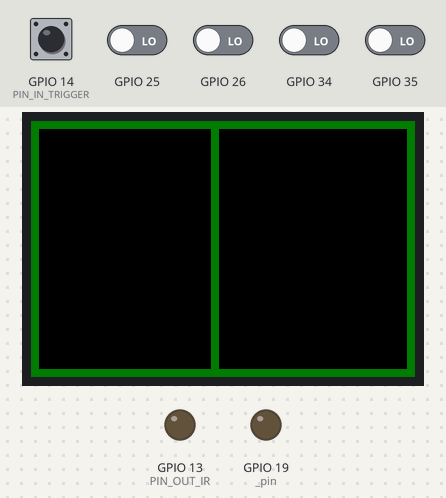
The sketch below on a simulated ESP32. Shown: 96×64 colour display, output pins drawn as LEDs (lit = HIGH). Dashed ring = blinking. The test bench sets the inputs (shaded band); at power-on: GPIO 14 (PIN_IN_TRIGGER) HIGH, GPIO 25, GPIO 26, GPIO 34, GPIO 35 LOW. WiFi joins after 1.5 s; servers stay silent unless stated; what the sketch prints to the serial monitor is not drawn.

Above: at 2.8 s.
2.9 s: GPIO 14 (PIN_IN_TRIGGER) driven LOW
At 3.1 s:
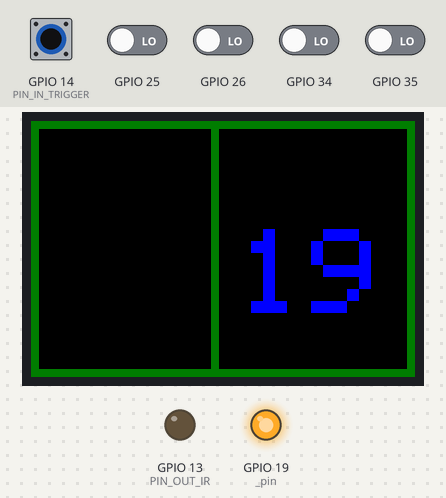
At 4.6 s:
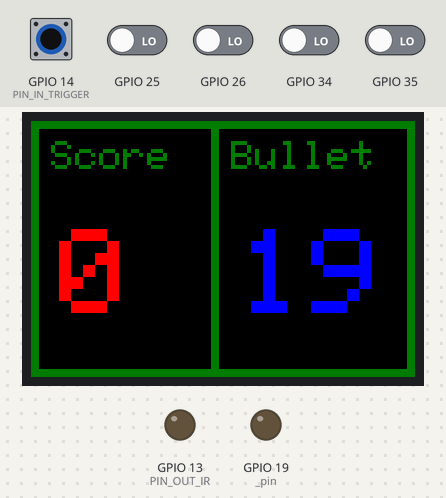
4.9 s: GPIO 14 (PIN_IN_TRIGGER) pulsed HIGH 5 times (0.12 s each, 0.3 s apart)
At 5.43 s:
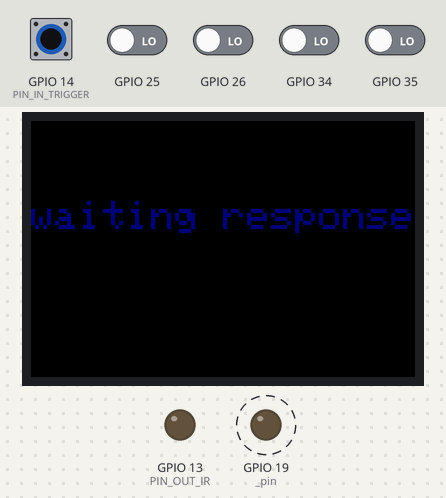
Timing chart, 0 to 8.0 s (numbered marks = the images above; inputs shaded):
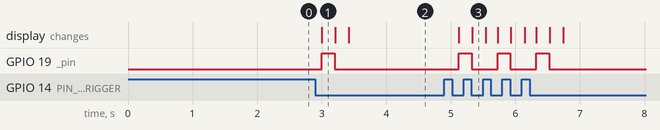

The sketch:

syateki_gun_main.ino
```cpp
/**
 * @file syateki_gun_main.ino
 * @brief 射的銃メインプログラム
 */
#include <Arduino.h>
#include <WiFi.h>
#include <HTTPClient.h>
#include "debug.h"
#include "irShooter.hpp"
#include "reactor.hpp"
#include "rotaryDipSwitch.hpp"

//  内部関数宣言
void setup(void);
void loop(void);
static void initializePins(void);
static int get_root(void);
static int shoot(void);
static void hit(void);
static void wait_until(int total_time_ms, int ref_pin, int delay_wait_ms, uint8_t ref_level = LOW);
static void reset_game(void);

//  定数宣言
static int constexpr PIN_IN_TRIGGER = 14;     //  トリガ入力ピン
static int constexpr PIN_OUT_IR     = 13;     //  赤外線出力用ピン
static std::array<uint8_t, 4> constexpr PINS_ROTARY_DIP = {25, 26, 34, 35};   //  ロータリーDIPスイッチピン
static unsigned int constexpr MAGAGINE_CAPACITY   = 20;                 //  マガジン最大装填量
static unsigned int constexpr INITIAL_BULLETS_NUM = MAGAGINE_CAPACITY;  //  初期弾数
static int constexpr DELAY_WAIT_RESET_MS    = 100;    //  リセット待機用delay時間[ms]
static int constexpr TOTAL_RESET_TIME_LIMIT = 3000;   //  リセット待機用合計時間[ms]

//  変数宣言
IrShooter ir_shooter(PIN_OUT_IR, MAGAGINE_CAPACITY, INITIAL_BULLETS_NUM);
Reactor reactor(INITIAL_BULLETS_NUM);
uint8_t gun_id = 0;

//  関数定義
/**
 * @brief セットアップ関数
 * @param None
 * @return None
 */
void setup(void) {
  BeginDebugPrint();
  initializePins();
  gun_id = get_gun_id(PINS_ROTARY_DIP);
  DebugPrint("gun_id = %d", gun_id);
  WiFi.begin("ROBOCON-AP1", "20190216-rc");
  unsigned int try_recconect_count = 0;
  while(WiFi.status() != WL_CONNECTED){
    try_recconect_count++;
    if(try_recconect_count > 20) break;
    delay(500);
    DebugPrint(".");
  }
  if (WiFi.status() == WL_CONNECTED) {
    DebugPrint("");
    DebugPrint("WiFi connected.");
    DebugPrint("IP address: ");
    DebugPrint(WiFi.localIP().toString().c_str());
  } else {
    DebugPrint("WiFi connect process time out.");
  }
  //reactor.display_int(INITIAL_BULLETS_NUM);
}

/**
 * @brief メインループ関数
 * @param None
 * @return None
 */
void loop(void) {
  static bool pre_is_trigger_on = false;

  if(digitalRead(PIN_IN_TRIGGER) == LOW){
    if(!pre_is_trigger_on){
      //  チャタリング除去対応
      delay(100);
      if(digitalRead(PIN_IN_TRIGGER) == LOW){
        int target_num = shoot();
        //  有効な的に当たった場合
        if(target_num > 0){
          hit();
        }
      }
    }
    //  弾を打ち切った場合
    if(ir_shooter.get_bullets_num() <= 0){
      wait_by_pinlevel(TOTAL_RESET_TIME_LIMIT, PIN_IN_TRIGGER, DELAY_WAIT_RESET_MS, LOW);
      //  トリガを引いていた時間が閾値を超えたのでリセット
      reset_game();
    }
    pre_is_trigger_on = true;
  }else{
    pre_is_trigger_on = false;
  }
}

/**
 * @brief ピン初期化
 * @param None
 * @return None
 */
static void initializePins(void){
  pinMode(PIN_IN_TRIGGER, INPUT);
  //for(auto rotary_pin : PINS_ROTARY_DIP){
  //  pinMode(rotary_pin, INPUT);
  //}
}

/**
 * @brief センタサーバルートGET処理
 * @param None
 * @return None
 */
static int get_root(void){
  const String host = "192.168.100.117";
  const int port = 5000;
  HTTPClient http;
  String url = "/shoot/" + String(gun_id + 1);

  reactor.display_wait();
  DebugPrint("[HTTP] begin host: %s, port: %d, url: %s", host.c_str(), port, url.c_str());
  http.begin(host, port, url);

  int http_code = http.GET();

  String payload = "";
  if(http_code > 0){
    DebugPrint("[HTTP] GET %s, code: %d", url.c_str(), http_code);
    if(http_code == HTTP_CODE_OK){
      payload = http.getString();
      DebugPrint("payload: %s", payload.c_str());
    }
  }else{
    DebugPrint("[HTTP] GET %s, faild!", url.c_str());
  }

  http.end();

  reactor.reset_display(ir_shooter.get_bullets_num());
  if(payload != ""){
    return payload.toInt();
  }
  return -1;
}

/**
 * @brief 弾発射時に行う一連の処理
 * @param None
 * @return None
 */
static int shoot(void){
  //  弾数管理を更新する
  if(!ir_shooter.shoot()){
    DebugPrint("<ERROR> remain bullets is None");
  }
  DebugPrint("# shoot (remain bullets = %d)", ir_shooter.get_bullets_num());
  //  発射関係の演出を行う
  reactor.react_to_fire(ir_shooter.get_bullets_num());
  //  センタサーバに発射を通知し、的の判定を確認
  int target_num = get_root();
  DebugPrint("target_num = %d", target_num);
  return target_num;
}

/**
 * @brief 得点時に行う一連の処理
 * @param None
 * @return None
 */
static void hit(void){
  //  得点間関係の演出を行う
  reactor.react_to_hit();
}

/**
 * @brief ピンレベルによる待機処理
 * @param[in] total_time_ms   特定ピン状態合計時間[ms]
 * @param[in] ref_pin         監視するピン番号
 * @param[in] delay_wait_ms   ピンレベルを読み取る間隔[ms]
 * @param[in] ref_level       HIGH or LOWどちらの状態の合計時間を記録するか
 * @return None
 * @note  ref_pinの状態がref_levelである時間の合計値がtotal_time_msに達するまで待機する\n
 *        ゲーム開始時、ゲーム終了後等で使う
 */
static void wait_by_pinlevel(int total_time_ms, int ref_pin, int delay_wait_ms, uint8_t ref_level){
  int total_push_time_ms = 0;
  bool is_pre_pushed = false;
  //  トリガを引いていた時間が閾値を超えるまでこのループにとどまり続ける
  while(total_push_time_ms < total_time_ms){
    if(digitalRead(ref_pin) == ref_level){
      if(is_pre_pushed){
        total_push_time_ms += delay_wait_ms;
      }else{
        is_pre_pushed = true;
      }
    }else{
      is_pre_pushed = false;
    }
    delay(delay_wait_ms);
  }
}

/**
 * @brief ゲームリセット
 * @param None
 * @return None
 */
static void reset_game(void){
  ir_shooter.reload();
  reactor.reset(ir_shooter.get_bullets_num());
}

static uint8_t get_gun_id(const std::array<uint8_t, 4>& pins){
  RotaryDipSwitch rotary_dip_switch(pins);
  return rotary_dip_switch.read();
}
```

debug.h
```cpp
/*
 * デバッグ用Serial出力
 * 参考:http://monakaice88.hatenablog.com/entry/20141227/1419634072
 */

#ifndef __DEBUG_H__
#define __DEBUG_H__

//  デバッグ出力ON/OFF用マクロ
#define DEBUG

#ifdef DEBUG
    #define BeginDebugPrint()    Serial.begin( 115200 )
    #define DebugPrint( ... )\
        {\
            char __buff__[ 256 ];\
            sprintf( __buff__\
                   , __VA_ARGS__ );\
            Serial.print( __buff__ );\
            sprintf( __buff__\
                   , " (Func:%s)"\
                   ,__func__ );\
            Serial.println( __buff__ );\
            Serial.flush();\
        }
#else
    #define BeginDebugPrint()
    #define DebugPrint( ... )
#endif // DEBUG
#endif // __DEBUG_H__
```

display.cpp
```cpp
// (licence header left out)
#include <Adafruit_GFX.h>
#include <SPI.h>

#define show endWrite
#define clear() fillScreen(0)
#define mw 96
#define mh 64

#include "display.hpp"

Display::Display(){
  //delay(1000);
  // Default is 40Mhz
  display.begin(40000000);
  Serial.println("For extra speed, try 80Mhz, may be less stable");
  //display.begin(80000000);
  display.setTextWrap(false);
  display.setAddrWindow(0, 0, mw, mh);
  // Test full bright of all LEDs. If brightness is too high
  // for your current limit (i.e. USB), decrease it.
  //display.fillScreen(LED_WHITE_HIGH);
  //display.show();
  //delay(3000);
  display.clear();
};

void Display::show_int(int16_t x, int16_t y, int disp_num, uint8_t font_size, uint16_t color){
  display.setCursor(x, y);
  display.setTextColor(color);
  display.setTextSize(font_size);
  display.print(disp_num);
}

void Display::clear_display(){
  display.clear();
}

void Display::print(int16_t x, int16_t y, uint8_t font_size, uint16_t color, const String& msg){
  display.setCursor(x, y);
  display.setTextColor(color);
  display.setTextSize(font_size);
  display.print(msg);
}

void Display::show_msg(int16_t x, int16_t y, uint8_t font_size, const String& msg, uint16_t color){
  print(x, y, font_size, color, msg);
}

void Display::show_important_msg(int16_t x, int16_t y, uint8_t font_size, const String& msg){
  print(x, y, font_size, LED_RED_HIGH, msg);
}

void Display::show_column_frame(uint8_t width, uint8_t columns, uint16_t color)
{
  display.fillRect(0, 0, mw, width, color);
  display.fillRect(0, mh - width, mw, mh, color);
  display.fillRect(0, 0, width, mh, color);
  display.fillRect(mw - width, 0, mw, mh, color);
  for(int i = 1; i < columns; i++){
    uint8_t offset_x = i * ((mw - (1 + columns) * width) / columns);
    display.fillRect(offset_x, 0, width, mh, color);
  }
}

void Display::show_msg_on_column(uint8_t column, uint8_t column_width, uint8_t max_columns,
  int16_t margin_x, int16_t margin_y, uint8_t font_size, const String& msg, uint16_t color)
{
  show_msg(column_width + column * ((mw - (1 + max_columns) * column_width) / max_columns) + margin_x,
    column_width + margin_y, font_size, msg, color);
}

void Display::show_int_on_column(uint8_t column, uint8_t column_width, uint8_t max_columns,
  int16_t margin_x, int16_t margin_y, uint8_t font_size, int16_t disp_num, uint16_t color)
{
  show_int(column_width + column * ((mw - (1 + max_columns) * column_width) / max_columns) + margin_x,
    column_width + margin_y, disp_num, font_size, color);
}

void Display::clear_column_vertical(uint8_t column, uint8_t column_width, uint8_t max_columns,
  int16_t y, bool isUpper)
{
  int16_t _y = column_width + y;
  int16_t _h = mh - (1 + max_columns) * column_width - y;
  if(isUpper){
    _y = 0;
    _h = y;
  }
  display.fillRect(column_width + column * ((mw - (1 + max_columns) * column_width) / max_columns),
    _y, ((mw - (1 + max_columns) * column_width) / max_columns) - 2, _h, 0); // なぜかwを2引かないと消しすぎる
}
```

display.hpp
```cpp
/**
 * @file display.hpp
 * @brief 画面表示クラス
 */

#ifndef DISPLAY_HPP
#define DISPLAY_HPP

#include <Arduino.h>
#include <Adafruit_SSD1331.h>

// This could also be defined as display.color(255,0,0) but those defines
// are meant to work for adafruit_gfx backends that are lacking color()
#define LED_BLACK		0

#define LED_RED_VERYLOW 	(3 <<  11)
#define LED_RED_LOW 		(7 <<  11)
#define LED_RED_MEDIUM 		(15 << 11)
#define LED_RED_HIGH 		(31 << 11)

#define LED_GREEN_VERYLOW	(1 <<  5)
#define LED_GREEN_LOW 		(15 << 5)
#define LED_GREEN_MEDIUM 	(31 << 5)
#define LED_GREEN_HIGH 		(63 << 5)

#define LED_BLUE_VERYLOW	3
#define LED_BLUE_LOW 		7
#define LED_BLUE_MEDIUM 	15
#define LED_BLUE_HIGH 		31

#define LED_ORANGE_VERYLOW	(LED_RED_VERYLOW + LED_GREEN_VERYLOW)
#define LED_ORANGE_LOW		(LED_RED_LOW     + LED_GREEN_LOW)
#define LED_ORANGE_MEDIUM	(LED_RED_MEDIUM  + LED_GREEN_MEDIUM)
#define LED_ORANGE_HIGH		(LED_RED_HIGH    + LED_GREEN_HIGH)

#define LED_PURPLE_VERYLOW	(LED_RED_VERYLOW + LED_BLUE_VERYLOW)
#define LED_PURPLE_LOW		(LED_RED_LOW     + LED_BLUE_LOW)
#define LED_PURPLE_MEDIUM	(LED_RED_MEDIUM  + LED_BLUE_MEDIUM)
#define LED_PURPLE_HIGH		(LED_RED_HIGH    + LED_BLUE_HIGH)

#define LED_CYAN_VERYLOW	(LED_GREEN_VERYLOW + LED_BLUE_VERYLOW)
#define LED_CYAN_LOW		(LED_GREEN_LOW     + LED_BLUE_LOW)
#define LED_CYAN_MEDIUM		(LED_GREEN_MEDIUM  + LED_BLUE_MEDIUM)
#define LED_CYAN_HIGH		(LED_GREEN_HIGH    + LED_BLUE_HIGH)

#define LED_WHITE_VERYLOW	(LED_RED_VERYLOW + LED_GREEN_VERYLOW + LED_BLUE_VERYLOW)
#define LED_WHITE_LOW		(LED_RED_LOW     + LED_GREEN_LOW     + LED_BLUE_LOW)
#define LED_WHITE_MEDIUM	(LED_RED_MEDIUM  + LED_GREEN_MEDIUM  + LED_BLUE_MEDIUM)
#define LED_WHITE_HIGH		(LED_RED_HIGH    + LED_GREEN_HIGH    + LED_BLUE_HIGH)

/**
 * @class Display
 * @brief
 */
class Display {
private:
  /*
  SD1331 Pin	    Arduino	ESP8266		rPi
  1 GND
  2 VCC
  3 SCL/SCK/CLK/D0	13	GPIO14/D5	GPIO11/SPI0-SCLK
  4 SDA/MOSI/D1		11	GPIO13/D7	GPIO10/SPI0-MOSI
  5 RES/RST		9	GPIO15/D8	GPIO24
  6 DC/A0 (data)		8	GPIO05/D1	GPIO23
  7 CS			10	GPIO04/D2	GPIO08
  */
  // You can use any (4 or) 5 pins
  // hwspi hardcodes those pins, no need to redefine them
  static int8_t constexpr sclk = 18;
  static int8_t constexpr mosi = 23;
  static int8_t constexpr cs = 5;
  static int8_t constexpr rst = 4;
  static int8_t constexpr dc = 21;
  //#pragma message "Using SWSPI"
  Adafruit_SSD1331 display = Adafruit_SSD1331(cs, dc, mosi, sclk, rst);
  // Option 2: must use the hardware SPI pins
  // (for UNO thats sclk = 13 and sid = 11) and pin 10 must be
  // an output. This is much faster - also required if you want
  // to use the microSD card (see the image drawing example)
  //#pragma message "Using HWSPI"
  //Adafruit_SSD1331 display = Adafruit_SSD1331(&SPI, cs, dc, rst);
  static uint8_t constexpr TEXT_SIZE = 6;
  void print(int16_t x, int16_t y, uint8_t font_size, uint16_t color, const String& msg);

public:
  Display();
  void show_int(int16_t x, int16_t y, int disp_num, uint8_t font_size, uint16_t color = LED_CYAN_HIGH);
  void show_int_on_column(uint8_t column, uint8_t column_width, uint8_t max_columns,
    int16_t margin_x, int16_t margin_y, uint8_t font_size, int16_t disp_num, uint16_t color = LED_CYAN_HIGH);
  void clear_display();
  void show_msg(int16_t x, int16_t y, uint8_t font_size, const String& msg, uint16_t color = LED_ORANGE_HIGH);
  void show_important_msg(int16_t x, int16_t y, uint8_t font_size, const String& msg);
  void show_msg_on_column(uint8_t column, uint8_t column_width, uint8_t max_columns,
    int16_t margin_x, int16_t margin_y, uint8_t font_size, const String& msg, uint16_t color = LED_ORANGE_HIGH);
  void show_column_frame(uint8_t width, uint8_t columns, uint16_t color);
  void clear_column_vertical(uint8_t column, uint8_t column_width, uint8_t max_columns,
    int16_t y, bool isUpper = false);
};

#endif
```

irShooter.cpp
```cpp
#include <Arduino.h>
#include "irShooter.hpp"

/**
 * @brief コンストラクタ
 * @param[in] pin_output_ir 赤外線出力用ピン番号
 * @param[in] magazine_capacity 弾倉の容量(最大装填弾数)
 * @param[in] initial_bullets_num 初期装填弾数
 * @return None
 */
IrShooter::IrShooter(int pin_output_ir, unsigned int magazine_capacity, unsigned int initial_bullets_num)
    : _pin_output_ir(pin_output_ir)
    , _magazine_capacity(magazine_capacity)
    , _loaded_bullets_num(initial_bullets_num)
{
  //  赤外線は出しっぱなしにする
  pinMode(pin_output_ir, OUTPUT);
  digitalWrite(pin_output_ir, HIGH);
};

/**
 * @brief 発射
 * @param None
 * @return bool true:正常に処理完了、false:異常終了
 */
bool IrShooter::shoot(){
  //  弾が装填されているか確認し、残弾数更新
  if(_loaded_bullets_num > 0){
    _loaded_bullets_num--;
  }else{
    //  弾がなければ異常としてfalseを返して終了
    return false;
  }

  return true;
}

/**
 * @brief 残弾数取得
 * @param
 * @return
 */
unsigned int IrShooter::get_bullets_num(){
  return _loaded_bullets_num;
}

/**
 * @brief リロード
 * @oaram
 * @return
 */
void IrShooter::reload(){
  _loaded_bullets_num = _magazine_capacity;
}
```

irShooter.hpp
```cpp
/**
 * @file irShooter.hpp
 * @brief 赤外線銃としての機能を管理するクラスヘッダ
 */

#ifndef IR_SHOOTER_HPP
#define IR_SHOOTER_HPP

/**
 * @class IrShooter
 * @brief 赤外線銃としての機能を管理するクラス
 */
class IrShooter {
private:
  int _pin_output_ir = -1;               //  赤外線出力用のピン番号
  unsigned int _magazine_capacity = 20;  //  弾倉の容量(最大装填弾数)
  unsigned int _loaded_bullets_num = 0;  //  現在の装填弾数

public:
  IrShooter(int pin_output_ir, unsigned int magazine_capacity, unsigned int initial_bullets_num);
  bool shoot();
  unsigned int get_bullets_num();
  void reload();
};

#endif
```

reactor.cpp
```cpp
#include "reactor.hpp"

Reactor::Reactor(){
  _set_frame();
  _set_title();
};

Reactor::Reactor(int initial_bullets_num){
  reset_display(initial_bullets_num);
};

void Reactor::react_to_fire(int bullets_num){
  //display.clear_display();
  display.clear_column_vertical(_column_bullet, _frame_width, 2, _margin_number_y, false);
  _display_int_on_column(bullets_num, _number_size, _column_bullet, _color_bullet);
  sound_fire();
  vibrationMotor.on(200);
}

void Reactor::react_to_hit(){
  score.up();
  sound_hit();
  display.clear_column_vertical(_column_score, _frame_width, 2, _margin_number_y, false);
  _display_int_on_column(score.get(), _number_size, _column_score, _color_score);
  //display.show_important_msg(0, 20, 2, String(score.get()) + " Hit!");
  //delay(500);
}

void Reactor::sound_fire(){
  speaker.play_file(0x01);
}

void Reactor::sound_hit(){
  speaker.play_file(0x02);
}

void Reactor::vibrate(unsigned int time){

}

void Reactor::display_int(int disp_num){
  //display.clear_display();
  int x_for_center = DISP_X;
  if(disp_num < 10 && disp_num > -1){
    x_for_center += 18;
  }
  //display.show_int(x_for_center, DISP_Y, disp_num);
}

void Reactor::reset(int initial_bullets_num){
  //display.clear_display();
  //display_int(initial_bullets_num);
  _update_display_nums(initial_bullets_num);
  score.reset();
}

void Reactor::display_wait(){
  display.clear_display();
  display.show_msg(0, 20, 1, "waiting response...", LED_BLUE_MEDIUM);
}

void Reactor::reset_display(int bullets_num)
{
  display.clear_display();
  _set_frame();
  _set_title();
  _update_display_nums(bullets_num);
}

void Reactor::_set_frame()
{
  display.show_column_frame(_frame_width, 2, LED_GREEN_MEDIUM);
}

void Reactor::_set_title()
{
  display.show_msg_on_column(0, _frame_width, 2, _margin_title, _margin_title, _title_size, "Score", LED_GREEN_MEDIUM);
  display.show_msg_on_column(1, _frame_width, 2, _margin_title, _margin_title, _title_size, "Bullet", LED_GREEN_MEDIUM);
}

void Reactor::_display_int_on_column(int16_t disp_num, uint8_t font_size, uint8_t column, uint16_t color)
{
  display.show_int_on_column(column, _frame_width, 2, _margin_number_x, _margin_number_y, font_size, disp_num, color);
}

void Reactor::_update_display_nums(int bullets_num)
{
  display.clear_column_vertical(_column_bullet, _frame_width, 2, _margin_number_y, false);
  _display_int_on_column(bullets_num, _number_size, _column_bullet, _color_bullet);
  display.clear_column_vertical(_column_score, _frame_width, 2, _margin_number_y, false);
  _display_int_on_column(0, _number_size, _column_score, _color_score);
}
```

rotaryDipSwitch.hpp
```cpp
/**
 * @file rotaryDipSwitch.hpp
 * @brief ロータリーDIPスイッチ用クラスヘッダ
 */

#ifndef ROTARY_DIP_SWITCH_HPP
#define ROTARY_DIP_SWITCH_HPP

#include <array>
#include <Arduino.h>

/**
 * @class RotaryDipSwitch
 * @brief ロータリーDIPスイッチ用クラス
 */

class RotaryDipSwitch {
private:
  const std::array<uint8_t, 4> _pins{};

public:
  //! 引数のpinsは{1桁目のピン, 2桁目のピン, 3桁目のピン, 4桁目のピン}という風に指定する
  RotaryDipSwitch(std::array<uint8_t, 4> pins):_pins(pins){
    for(uint8_t pin : pins){
      pinMode(pin, INPUT);
    }
  }
  uint8_t read(void) const{
    return static_cast<uint8_t>(digitalRead(_pins[0]) | (digitalRead(_pins[1]) << 1) |
              (digitalRead(_pins[2]) << 2) | (digitalRead(_pins[3]) << 3));
  }
};

#endif
```

score.cpp
```cpp
#include "score.hpp"

Score::Score(){
};

Score::Score(unsigned int ini_score):score(ini_score){
};

void Score::up(void){
  score++;
}

unsigned int Score::get(void){
  return score;
}

void Score::reset(void){
  score = INI_SCORE;
}
```

score.hpp
```cpp
/**
 * @file score.hpp
 * @brief スコアを管理するクラス
 */

#ifndef SCORE_HPP
#define SCORE_HPP

/**
 * @class Score
 * @brief
 */
class Score {
private:
  static unsigned int constexpr INI_SCORE = 0;
  unsigned int score = INI_SCORE;

public:
  Score();
  Score(unsigned int ini_score);
  void up(void);
  unsigned int get(void);
  void reset(void);
};

#endif
```

Source omitted: reactor.hpp (1562 bytes), speaker.cpp (425 bytes), speaker.hpp (321 bytes), vibrationMoter.cpp (377 bytes), vibrationMotor.hpp (349 bytes)

Measured:
- after the input at 2.9 s, GPIO 19 (_pin): LOW → HIGH after 0.10 s, → LOW 0.20 s later; the display: changes after 0.10 s (image 1)
- after the input at 4.9 s, GPIO 19 (_pin): alternates HIGH for 0.20 s and LOW for 0.40 s, 6 changes in all, then stays LOW, starting after 0.22 s; the display: first changes after 0.22 s (image 3 shows a later state)
